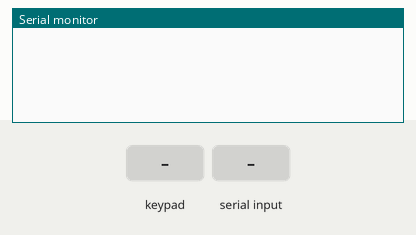
Simulated run of this sketch. Board: Arduino Mega 2560, built with avr-gcc and run on an emulated ATmega2560. On the bench: the last lines printed to the serial monitor. The test bench sets the inputs (shaded band).

Above: at 1.2 s.
1.3 s: key '1' pressed
At 2.5 s:
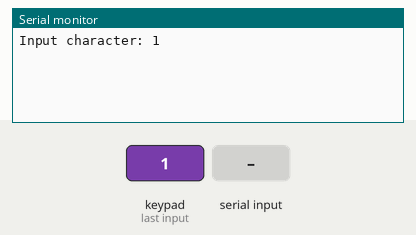
2.8 s: "90,45\n" received over Serial
At 4.4 s:
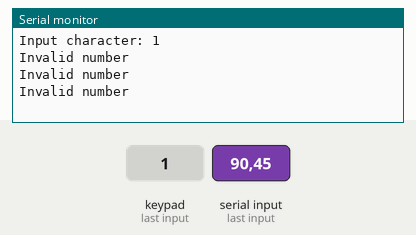
5.3 s: keypad keys 5 3 5 2 5 1 5 0 pressed 0.4 s apart
At 6.1 s:
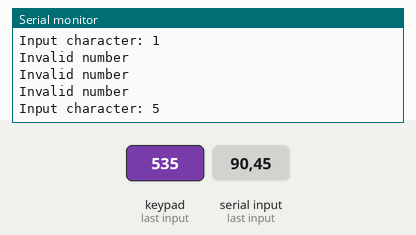
10.0 s: keypad keys 1 3 9 7 2 2 2 2 pressed 0.4 s apart
At 14.5 s:
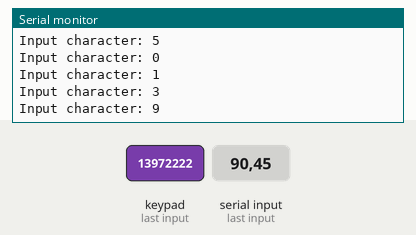
Timing chart, 0 to 15.7 s (numbered marks = the images above; inputs shaded):
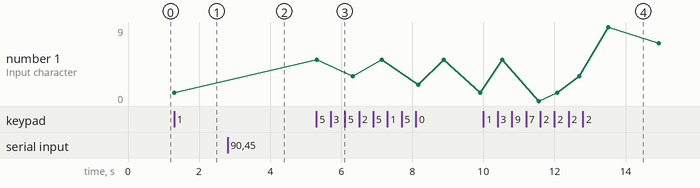

The sketch:

Keypad.ino
```cpp
#include <Keypad.h>

const int LEDs[] = {30, 29, 28, 27, 26, 25, 24, 23, 22};

const byte ROWS = 4;
const byte COLS = 3;
const char keys[ROWS][COLS] = {           // keypad keys
  {'1','2','3'},
  {'4','5','6'},
  {'7','8','9'},
  {'*','0','#'}
};

const byte rowPins[ROWS] = {53, 52, 51, 50};  // row pinouts
const byte colPins[COLS] = {33, 32, 31};     // column pinouts

Keypad keypad = Keypad( makeKeymap(keys), rowPins, colPins, ROWS, COLS );

// Trun all LEDs on
void goHigh(int range, int interval = 100, int final = 500) {
  for (int i = 0; i <  range; i++) {
    digitalWrite(LEDs[i], HIGH);
    delay(interval);
  }
  delay(final);
}

// Trun all LEDs off
void goLow() {
  for (int i = 0; i <  sizeof(LEDs)/sizeof(LEDs[0]); i++)
    digitalWrite(LEDs[i], LOW);
}

void setup() {
  Serial.begin(9600);
}

void loop() {
  char key = keypad.getKey();

  if (key){
    // Conversion
    int range = key - '0';

    // Console
    Serial.print("Input character: ");
    Serial.println(range);

    // LEDs
    goHigh(range);
  }

  if (Serial.available()) {
    int range = Serial.parseInt();

    if (range >= 1 && range <= 9)
      goHigh(range);
    else
      Serial.println("Invalid number");
  }

  goLow();
}
```

Measured:
- after the input at 1.3 s, the serial monitor: prints a new line at once (image 1)
- after the input at 2.8 s, the serial monitor: prints a new line at once (image 2)
- after the input at 5.3 s, the serial monitor: prints a new line at once (image 3)
- after the input at 10.0 s, the serial monitor: prints a new line after 2.7 s (image 4)
- plotted number 1: 1 → 7 after the input at 10.0 s
